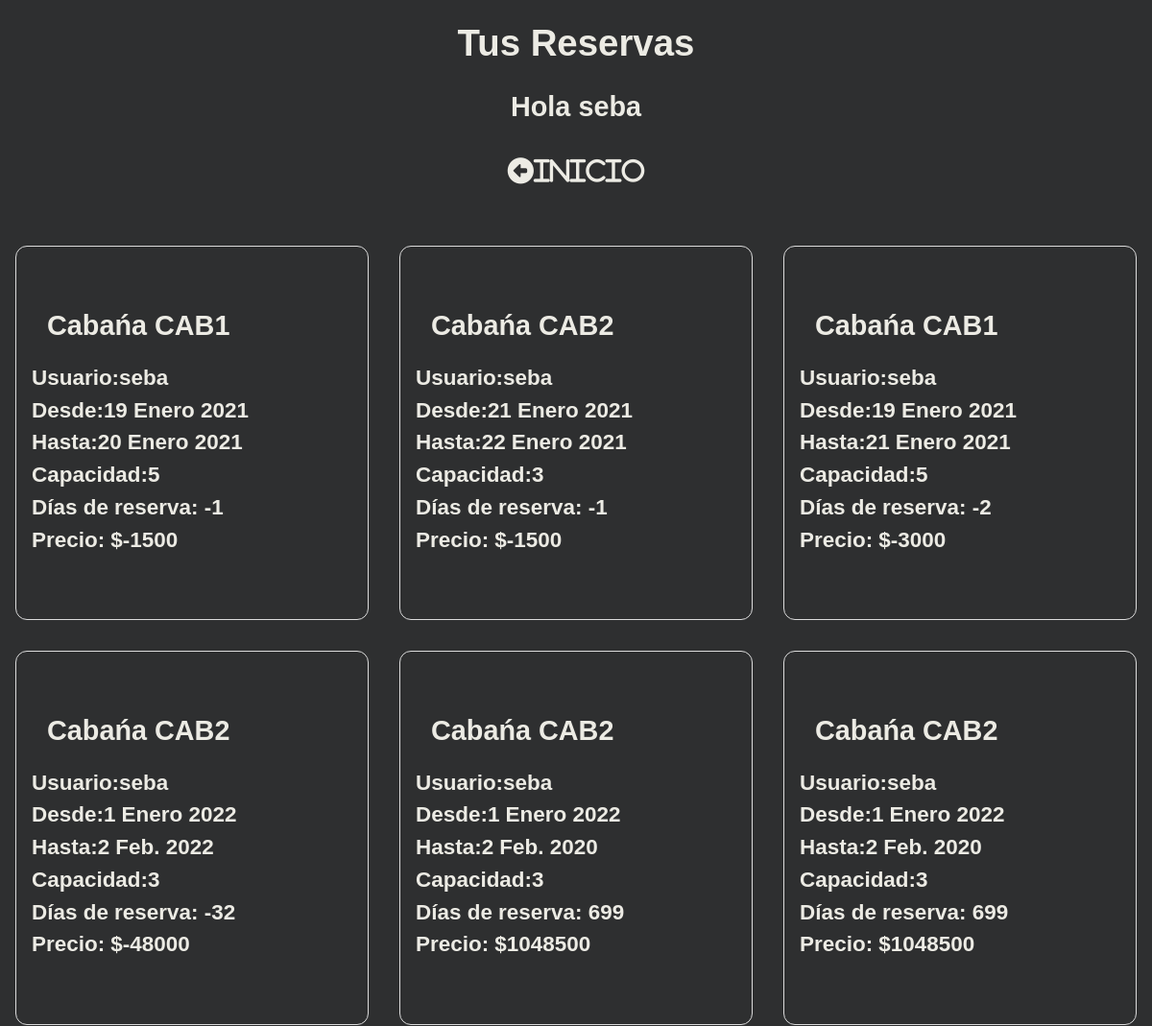
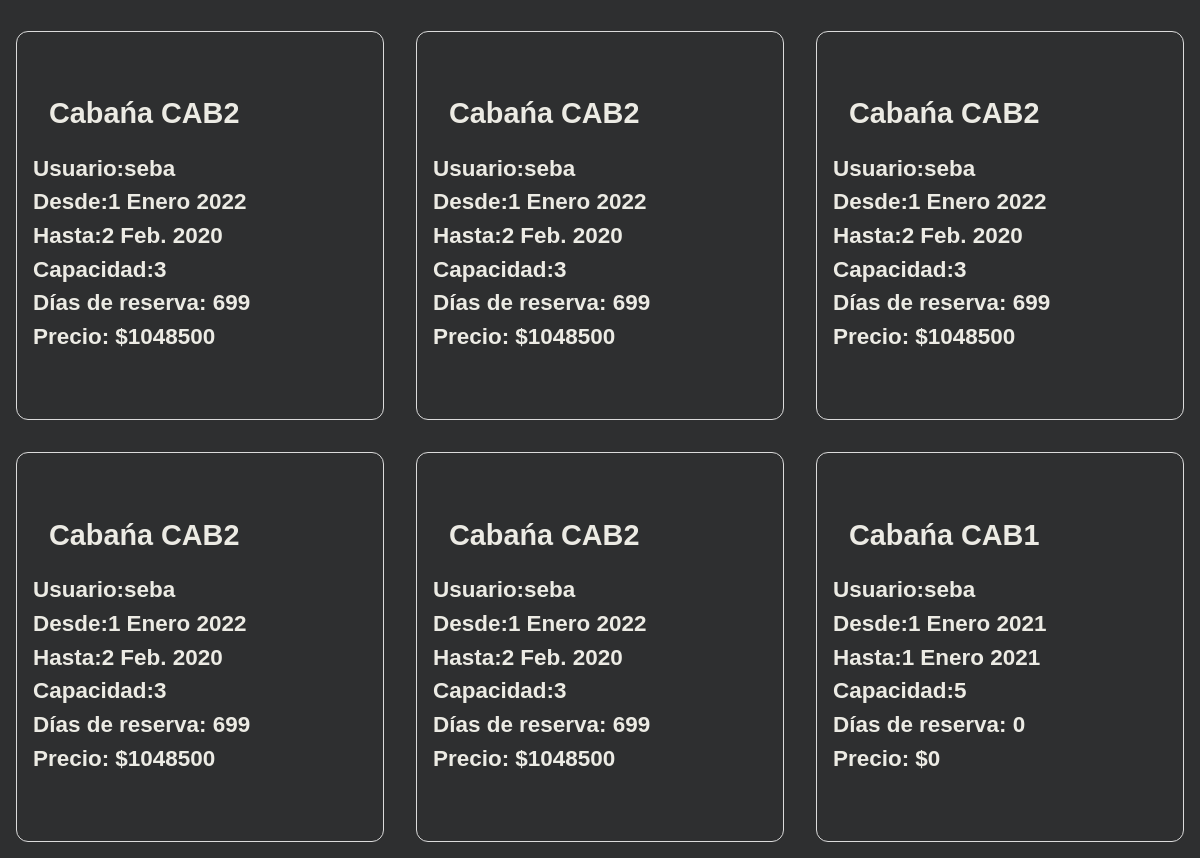
Before: /booking_list (signed in) with the older database file (2 pictures, top to bottom).
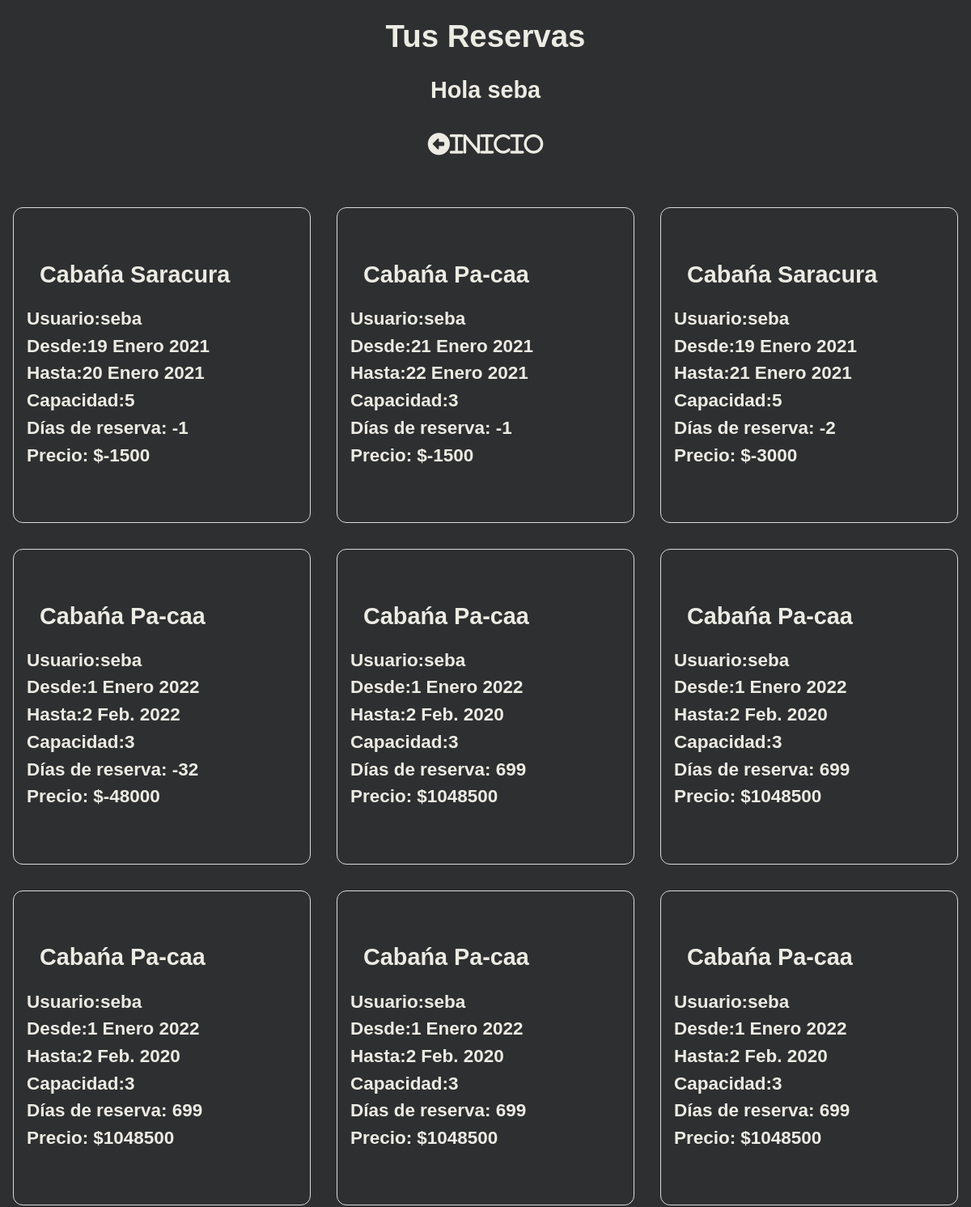
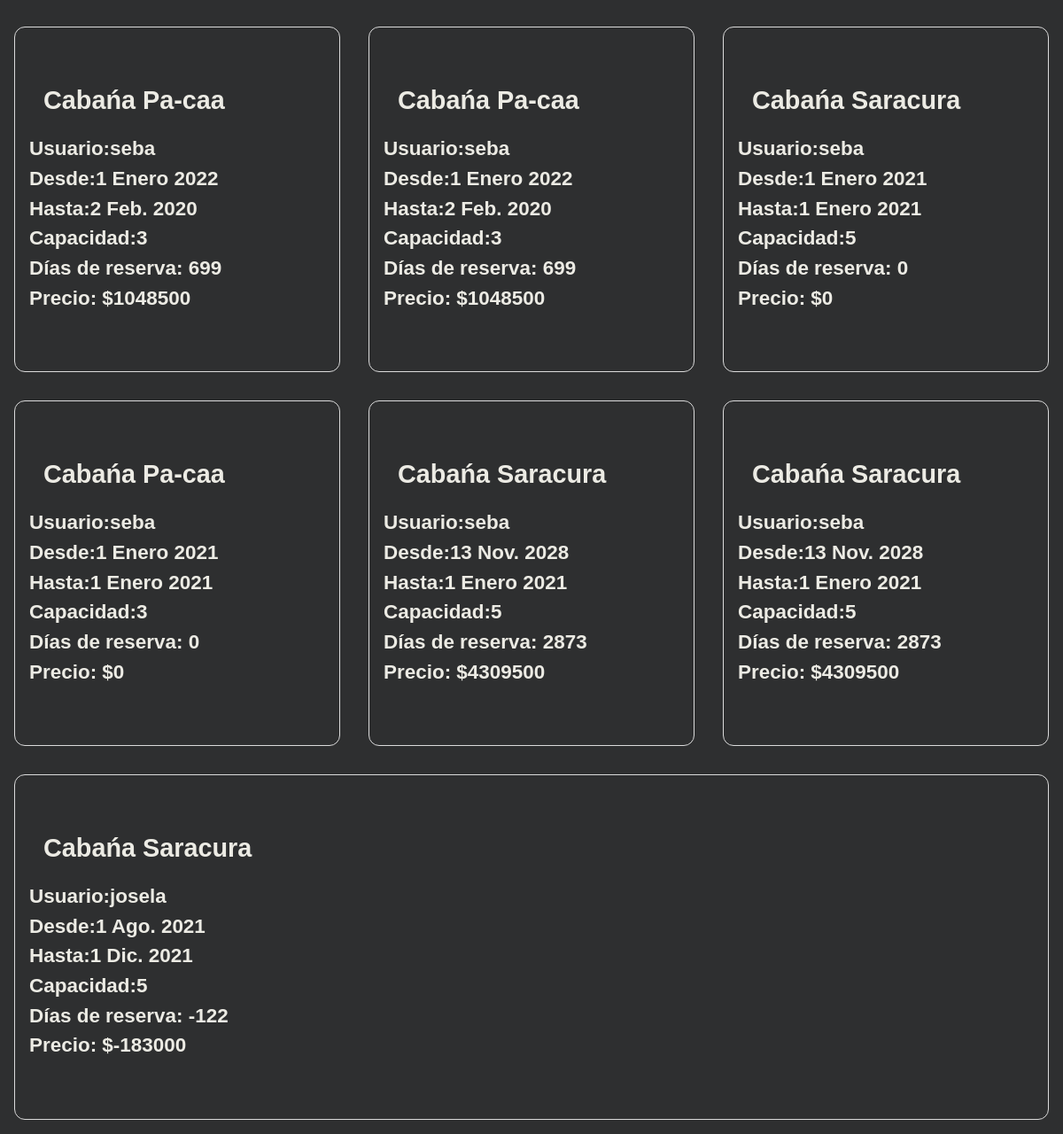
After: the same page with the newer database file (2 pictures, top to bottom).
### hotel/models.py (models this page shows, shortened)
class Booking(models.Model):
    user=models.ForeignKey(settings.AUTH_USER_MODEL, on_delete=models.CASCADE)
    apartment=models.ForeignKey(Apartment, on_delete=models.CASCADE)
    check_in=models.DateField(("Ingreso"), auto_now=False, auto_now_add=False)
    check_out=models.DateField(("Egreso"), auto_now=False, auto_now_add=False)
    def get_dias(self):
        reserva= (self.check_in - self.check_out)
        return reserva.days
    def get_total(self):
        precio_unit = self.apartment.precio
        reserva= (self.check_in - self.check_out)
        total= (reserva.days * precio_unit)
        return total
    def get_cancel_booking_url(self):
        return reverse_lazy('hotel:CancelBooking', args=[self.pk] )

class Apartment(models.Model):
    APARTMENT_CATEGORIES=(
        ('Saracura', 'Saracura'),
        ('Pa-caa', 'Pa-caa'),
    )
    number=models.IntegerField()
    category=models.CharField(max_length=10, choices=APARTMENT_CATEGORIES)
    rooms=models.IntegerField()
    beds=models.IntegerField()
    capacity=models.IntegerField()
    kitchen=models.BooleanField(default=False)
    garden=models.BooleanField(default=False)
    barbecue=models.BooleanField(default=False)
    garage=models.BooleanField(default=False)
    precio=models.IntegerField()
    description=models.CharField(max_length=500)
    front_img=models.ImageField(upload_to='hotel/static/hotel/images')
    gallery=models.ImageField(upload_to='hotel/static/hotel/images')

### hotel/views.py (the view)
# urls.py: path('booking_list', BookingList.as_view(), name='BookingList'),
class BookingList(ListView):
    model=Booking
    def get_queryset(self, *args, **kwargs):
        if self.request.user.is_staff:
            booking_list = Booking.objects.all()
            return booking_list
        else:
            booking_list= Booking.objects.filter(user=self.request.user)
            return booking_list

### hotel/templates/hotel/booking_list.html (shortened to what this page needs)
{% load static %}
<!DOCTYPE html>
<html lang="es">
<head>
    <link rel="stylesheet" href="{% static 'hotel/css/bookings.css' %}">
</head>
<body>
    <div class="content">
        <div class="headings">
            <h1> Tus Reservas</h1>
            <h2>Hola {{ user }}</h2>
        </div>
        <div class="home">
            <div class="home">
                <a href="{% url 'hotel:ApartmentList' %}"><i class="fas fa-arrow-alt-circle-left">Inicio</i></a>
            </div>
        </div>
        <div class="bookings">
            {% for booking in booking_list %}
            <div class="booking">
                <div class="category">
                    <h2>Cabańa {{booking.apartment.category}}</h2>
                </div>
                <div class="form">
                    <h3> Usuario:{{booking.user}}</h3>
                </div>
                <div class="form">
                    <h3> Desde:{{booking.check_in}}</h3>
                </div>
                <div class="form">
                    <h3> Hasta:{{booking.check_out}}</h3>
                </div>
                <div class="form">
                    <h3> Capacidad:{{booking.apartment.capacity}}</h3>
                </div>
                <div class="form">
                    <h3> Días de reserva: {{booking.get_dias}}</h3>
                </div>
                <div class="form">
                    <h3> Precio: ${{booking.get_total}}</h3>
                </div>
                <div class="cancel"><a href="{{ booking.get_cancel_booking_url }}" class="invisible"><i class="far fa-2x fa-times-circle">Cancelar Reserva</i></a></div>
            </div>
            {% endfor %}
        </div>
    </div>
</body>
</html>

### hotel/static/hotel/css/bookings.css (style rules this page uses)
* { padding: 0; margin: 0; box-sizing: border-box; }
body { font-family: sans-serif; background-color: rgb(46, 47, 48); color: rgb(236, 235, 228); line-height: 1.5; font-size: 1.2rem; text-align: center; }
.content { display: flex; flex-direction: column; }
.headings { flex: 1.5; }
.home { flex: 0.1; }
.bookings { margin-top: 2rem; flex: 1; display: flex; flex-direction: row; flex-wrap: wrap; justify-content: space-evenly; }
.booking { flex: 1; max-width: 200vw; min-width: 20rem; text-align: left; border: 1px solid #dbdbdb; padding: 1rem; border-radius: 0.75rem; margin: 1rem; }
a i { margin: 1rem; color: rgb(236, 235, 228); text-decoration: none; }
.home a i { font-size: 1.7rem; }
h1, h2 { margin: 1rem; }

Changed rows visible on the page:
changed through a linked row, Booking "20 Enero 2021": apartment.category "CAB1" → "Saracura"
changed through a linked row, Booking "22 Enero 2021": apartment.category "CAB2" → "Pa-caa"
changed through a linked row, Booking (number 3 of 16 on the later page): apartment.category "CAB1" → "Saracura"
changed through a linked row, Booking "2 Feb. 2022": apartment.category "CAB2" → "Pa-caa"
changed through a linked row, Booking (number 5 of 16 on the later page): apartment.category "CAB2" → "Pa-caa"
changed through a linked row, Booking (number 6 of 16 on the later page): apartment.category "CAB2" → "Pa-caa"
changed through a linked row, Booking (number 7 of 16 on the later page): apartment.category "CAB2" → "Pa-caa"
changed through a linked row, Booking (number 8 of 16 on the later page): apartment.category "CAB2" → "Pa-caa"
changed through a linked row, Booking (number 9 of 16 on the later page): apartment.category "CAB2" → "Pa-caa"
changed through a linked row, Booking (number 10 of 16 on the later page): apartment.category "CAB2" → "Pa-caa"
changed through a linked row, Booking (number 11 of 16 on the later page): apartment.category "CAB2" → "Pa-caa"
changed through a linked row, Booking (number 12 of 16 on the later page): apartment.category "CAB1" → "Saracura"
added Booking: apartment.category "Pa-caa", user "seba", check_in "1 Enero 2021", check_out "1 Enero 2021", apartment.capacity "3", get_dias "0", get_total "0"
added Booking: apartment.category "Saracura", user "seba", check_in "13 Nov. 2028", check_out "1 Enero 2021", apartment.capacity "5", get_dias "2873", get_total "4309500"
added Booking: apartment.category "Saracura", user "seba", check_in "13 Nov. 2028", check_out "1 Enero 2021", apartment.capacity "5", get_dias "2873", get_total "4309500"
added Booking: apartment.category "Saracura", user "josela", check_in "1 Ago. 2021", check_out "1 Dic. 2021", apartment.capacity "5", get_dias "-122", get_total "-183000"
